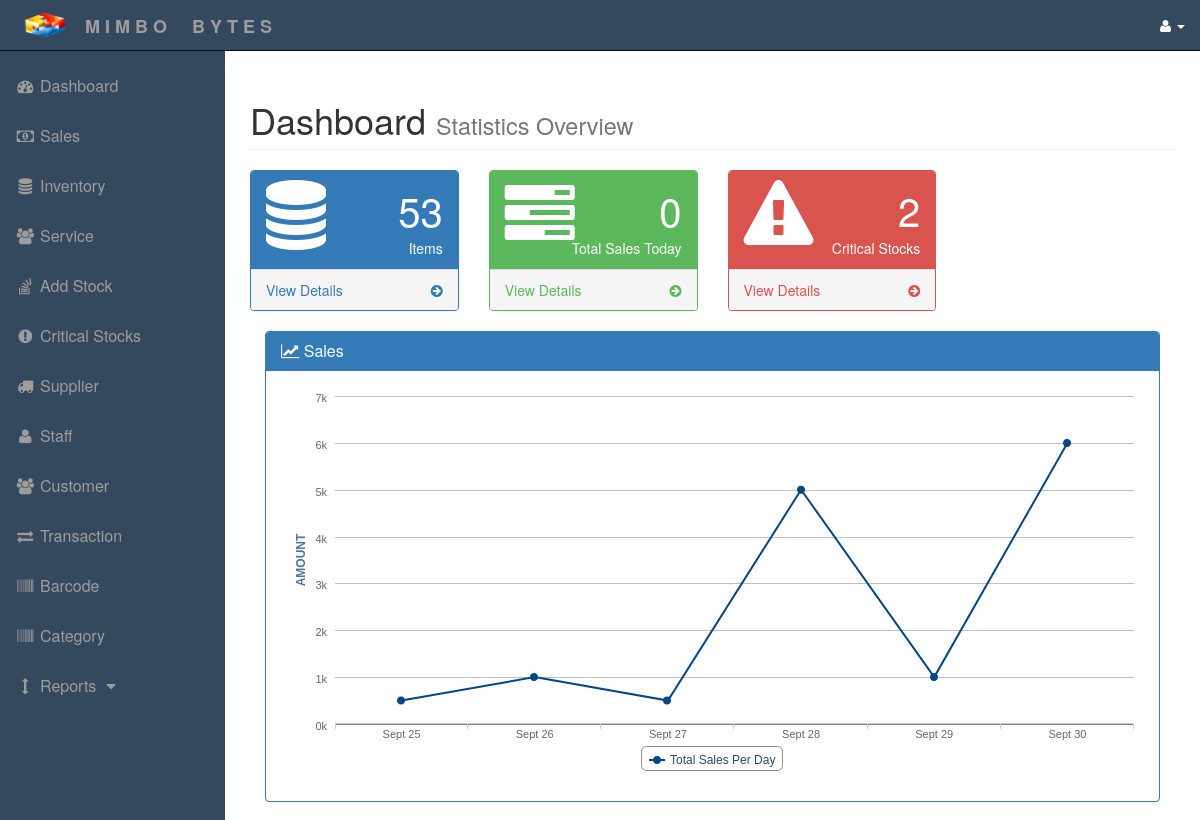
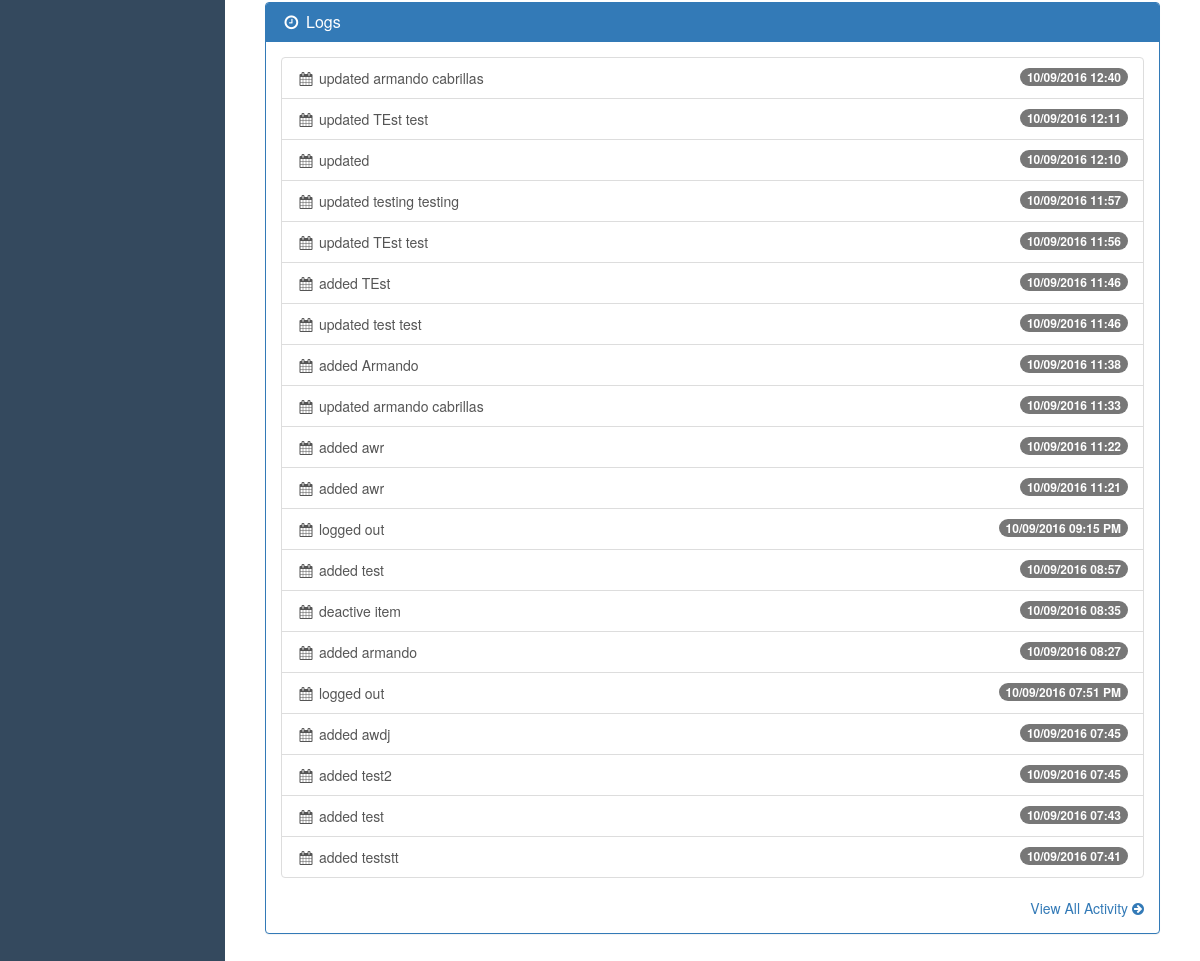
Page /dashboard.php on the committed database (2 pictures, top to bottom).
### tables this page shows
CREATE TABLE IF NOT EXISTS `logs` (
`id` int(11) NOT NULL,
  `user` varchar(50) NOT NULL,
  `operation` text NOT NULL,
  `date` varchar(50) NOT NULL
);

### dashboard.php (the view, shortened to what this page needs)
<?php include('include/header.php'); ?>
<?php include('include/sidebar.php'); ?>
<?php
  	$datedaw=date("Y-m-d");
    $r1 = mysql_query("select * from product_tbl where itemflag=0");
    $r5 = mysql_query("SELECT * FROM product_tbl where Quantity <= Critical and itemflag=0");
    $r2 = mysql_query("SELECT SUM(saleAmount) as totS FROM ztbltransactions WHERE DATE(transDate)='".$datedaw."%'");
    $row=mysql_fetch_array($r2);
 $totalSales=$row['totS'];
    if($totalSales==""){
      $totalSales=0;
    }
    $logs = mysql_query("select * from logs order by date desc limit 0,20");
    $countitem = mysql_num_rows($r1);
    $countuser = mysql_num_rows($r5);
?>
        <div id="page-wrapper">
            <div class="container-fluid">
                <div class="row">
                    <div class="col-lg-12">
                        <h1 class="page-header">
                            Dashboard <small>Statistics Overview</small>
                        </h1>
                    </div>
                </div>
                <div class="row">
                    <div class="col-lg-3 col-md-6">
                        <div class="panel panel-primary">
                            <div class="panel-heading">
                                <div class="row">
                                    <div class="col-xs-3">
                                        <i class="fa fa-database fa-5x"></i>
                                    </div>
                                    <div class="col-xs-9 text-right">
                                        <div class="huge"><?php echo $countitem; ?></div>
                                        <div>Items</div>
                                    </div>
                                </div>
                            </div>
                            <a href="inventory.php">
                                <div class="panel-footer">
                                    <span class="pull-left">View Details</span>
                                    <span class="pull-right"><i class="fa fa-arrow-circle-right"></i></span>
                                    <div class="clearfix"></div>
                                </div>
                            </a>
                        </div>
                    </div>
                    <div class="col-lg-3 col-md-6">
                        <div class="panel panel-green">
                            <div class="panel-heading">
                                <div class="row">
                                    <div class="col-xs-3">
                                        <i class="fa fa-tasks fa-5x"></i>
                                    </div>
                                    <div class="col-xs-9 text-right">
                                        <div class="huge"><?php echo $totalSales; ?></div>
                                        <div>Total Sales Today</div>
                                    </div>
                                </div>
                            </div>
                            <a href="#">
                                <div class="panel-footer">
                                    <span class="pull-left">View Details</span>
                                    <span class="pull-right"><i class="fa fa-arrow-circle-right"></i></span>
                                    <div class="clearfix"></div>
                                </div>
                            </a>
                        </div>
                    </div>
                    <div class="col-lg-3 col-md-6">
                        <div class="panel panel-red">
                            <div class="panel-heading">
                                <div class="row">
                                    <div class="col-xs-3">
                                        <i class="fa fa-warning fa-5x"></i>
                                    </div>
                                    <div class="col-xs-9 text-right">
                                        <div class="huge"><?php echo $countuser; ?></div>
                                        <div>Critical Stocks</div>
                                    </div>
                                </div>
                            </div>
                            <a href="criticalstocks.php">
                                <div class="panel-footer">
                                    <span class="pull-left">View Details</span>
                                    <span class="pull-right"><i class="fa fa-arrow-circle-right"></i></span>
                                    <div class="clearfix"></div>
                                </div>
                            </a>
                        </div>
                    </div>
                </div>
                <div class="col-lg-12">
                        <div class="panel panel-primary">
                            <div class="panel-heading">
                                <h3 class="panel-title"><i class="fa fa-line-chart"></i> Sales</h3>
                            </div>
                            <div class="panel-body">
                  <?php include('include/footer.php'); ?>
                          	</head>
                          	<body>
                          <div id="paglagyan" style="min-width: 310px; height: 400px; margin: 0 auto"></div>
                    <div class="col-lg-12">
                            <div class="panel panel-primary">
                                <div class="panel-heading">
                                    <h3 class="panel-title"><i class="fa fa-clock-o fa-fw"></i> Logs</h3>
                                </div>
                                <div class="panel-body">
                                    <div class="list-group">
                                        <?php while($row = mysql_fetch_array($logs)): ?>
                                        <a href="#" class="list-group-item">
                                            <span class="badge"><?php echo $row['date'];?></span>
                                            <i class="fa fa-fw fa-calendar"></i>
                                            <?php echo $row['user'].' '.$row['operation']; ?>
                                        </a>
                                        <?php endwhile; ?>
                                    </div>
                                    <div class="text-right">
                                        <a href="reports.php">View All Activity <i class="fa fa-arrow-circle-right"></i></a>
                                    </div>
                                </div>
                            </div>
                        </div>

### include/header.php (shortened to what this page needs)
<!DOCTYPE html>
<html lang="en">
<head>
    <link href="css/bootstrap.min.css" rel="stylesheet">
    <link href="css/sb-admin.css" rel="stylesheet">
    <link href="css/plugins/morris.css" rel="stylesheet">
    <link href="font-awesome/css/font-awesome.min.css" rel="stylesheet" type="text/css">
</head>
<body>
    <div id="wrapper">
        <nav class="navbar navbar-inverse navbar-fixed-top navbar-custom">
            <div class="navbar-header">
				<img src="img/logo.fw.png" alt="mimbo" align="left" style="width:50px;height:50px;">
                <a class="navbar-brand" href="#"><b> M I M B O &nbsp &nbsp B Y T E S </b></a>
            </div>
            <ul class="nav navbar-right top-nav">
                <li class="dropdown">
                    <a href="#" class="dropdown-toggle" data-toggle="dropdown"><i class="fa fa-user"></i><STRONG> <?php echo $_SESSION['username'];?> </STRONG><b class="caret"></b></a>
                </li>
            </ul>

### include/sidebar.php (shortened to what this page needs)
<div class="collapse navbar-collapse navbar-ex1-collapse">
                <ul class="nav navbar-nav side-nav">
                    <li>
                        <a href="dashboard.php"><i class="fa fa-fw fa-dashboard"></i> Dashboard </a>
                    </li>
                        <li>
                        <a href="sales/trans_exec.php"><i class="fa fa-fw fa-money"></i> Sales </a>
                    </li>
					<li>
                        <a href="inventory.php"><i class="fa fa-fw fa-database"></i> Inventory </a>
                    </li>
                     <li>
                        <a href="service.php"><i class="fa fa-fw fa-users"></i> Service</a>
                    </li>
                    <li>
                                  <a href="AddStock.php"><i class="fa fa-fw fa-stack-overflow"></i> Add Stock</a>
                              </li>
                              <li>
                                            <a href="CriticalStocks.php"><i class="fa fa-fw fa-exclamation-circle"></i> Critical Stocks</a>
                                        </li>
					<li>
                        <a href="supplier.php"><i class="fa fa-fw fa-truck"></i> Supplier</a>
                    </li>
					<li>
                        <a href="staff.php"><i class="fa fa-fw fa-user"></i> Staff</a>
                    </li>
                        <li>
                        <a href="customer.php"><i class="fa fa-fw fa-users"></i> Customer</a>
                    </li>
                    <li>
                                <a href="transcation.php"><i class="fa fa-fw fa-exchange"></i> Transaction</a>
                              </li>
                    <li>
                                  <a href="BarcodeV1.php"><i class="fa fa-fw fa-barcode"></i> Barcode</a>
                              </li>
							  <li>
                                  <a href="manageCat.php"><i class="fa fa-fw fa-barcode"></i> Category</a>
                              </li>
					<li>
                        <a href="javascript:;" data-toggle="collapse" data-target="#demo"><i class="fa fa-fw fa-arrows-v"></i> Reports <i class="fa fa-fw fa-caret-down"></i></a>
                    </li>
                </ul>
            </div>
        </nav>

### include/footer.php (shortened to what this page needs)
</body>
</html>

### css/sb-admin.css (style rules this page uses)
body { margin-top: 100px; background-color: #FFF; }
@media (min-width:768px) { body { margin-top: 50px; } }
#wrapper { padding-left: 0; }
#page-wrapper { width: 100%; padding: 0; background-color: #FFF; }
.huge { font-size: 50px; line-height: normal; }
@media (min-width:768px) { #wrapper { padding-left: 225px; } }
@media (min-width:768px) { #page-wrapper { padding: 10px; } }
.navbar-custom { color: #5a98cf; background-color: #34495e; padding-left: 20px; }
.top-nav { padding: 0 15px; }
.top-nav>li { display: inline-block; float: left; }
.top-nav>li>a { padding-top: 15px; padding-bottom: 15px; line-height: 20px; color: #FFF; }
@media (min-width:768px) { .side-nav { padding-top: 10px; position: fixed; top: 51px; left: 225px; width: 225px; margin-left: -225px; border: none; border-radius: 0; overflow-y: auto; background-color: #34495e; bottom: 0; overflow-x: hidden; padding-bottom: 40px; } }
@media (min-width:768px) { .side-nav>li>a { width: 225px; font-size: 16px; } }
.huge { font-size: 40px; }
.panel-green { border-color: #5cb85c; }
.panel-green > .panel-heading { border-color: #5cb85c; color: #fff; background-color: #5cb85c; }
.panel-green > a { color: #5cb85c; }
.panel-red { border-color: #d9534f; }
.panel-red > .panel-heading { border-color: #d9534f; color: #fff; background-color: #d9534f; }
.panel-red > a { color: #d9534f; }

### rows in the picture
logs: date "10/09/2016 12:40", operation "updated armando cabrillas"
logs: date "10/09/2016 12:11", operation "updated TEst test"
logs: date "10/09/2016 12:10", operation "updated"
logs: date "10/09/2016 11:57", operation "updated testing testing"
logs: date "10/09/2016 11:56", operation "updated TEst test"
logs: date "10/09/2016 11:46", operation "added TEst"
logs: date "10/09/2016 11:46", operation "updated test test"
logs: date "10/09/2016 11:38", operation "added Armando"
logs: date "10/09/2016 11:33", operation "updated armando cabrillas"
logs: date "10/09/2016 11:22", operation "added awr"
logs: date "10/09/2016 11:21", operation "added awr"
logs: date "10/09/2016 09:15 PM", operation "logged out"
logs: date "10/09/2016 08:57", operation "added test"
logs: date "10/09/2016 08:35", operation "deactive item"
logs: date "10/09/2016 08:27", operation "added armando"
logs: date "10/09/2016 07:51 PM", operation "logged out"
logs: date "10/09/2016 07:45", operation "added awdj"
logs: date "10/09/2016 07:45", operation "added test2"
logs: date "10/09/2016 07:43", operation "added test"
logs: date "10/09/2016 07:41", operation "added teststt"

### other values in the picture
$countitem "53"
$totalSales "0"
$countuser "2"
